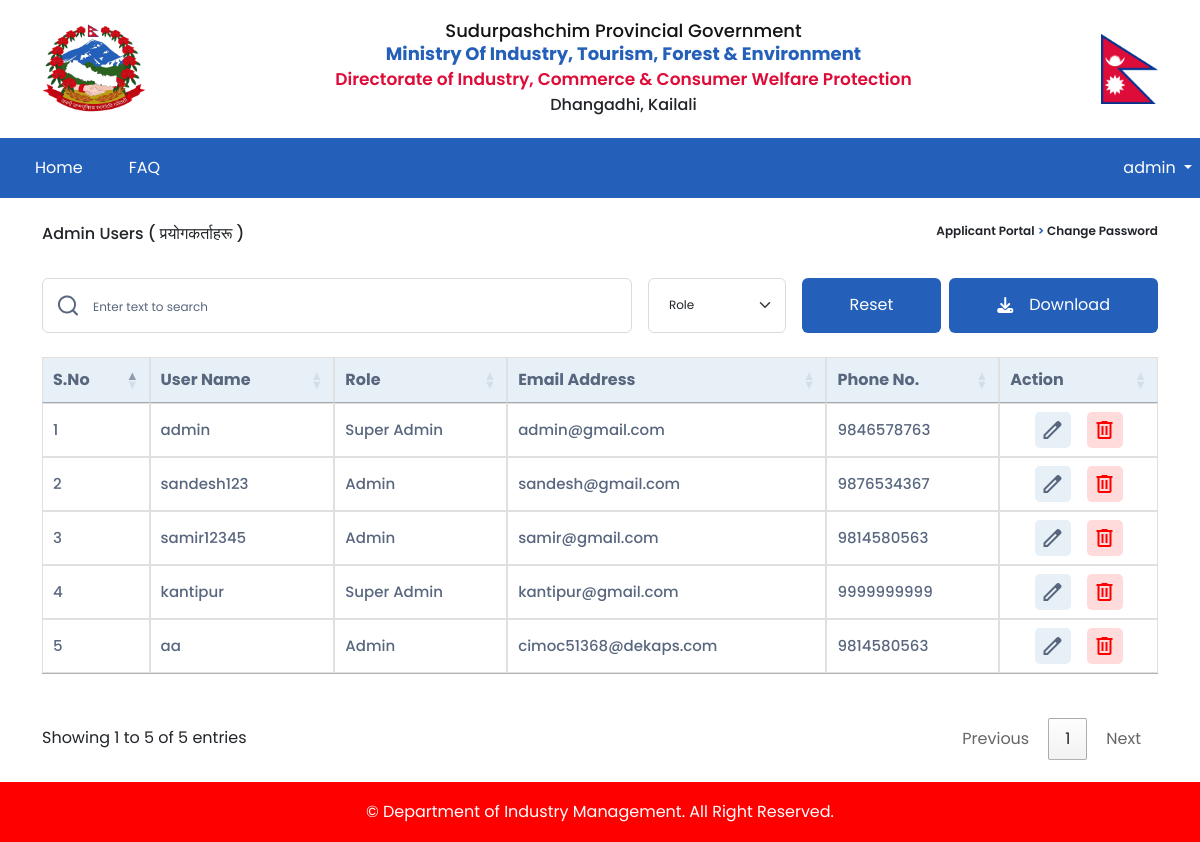
The page /user/list/ (signed in) on the database its author committed.
### accounts/models.py (models this page shows)
class CustomUser(AbstractUser):
    email = models.EmailField(unique=True)
    username = models.CharField(max_length=100, unique=True)
    fullname = models.CharField(max_length=100)
    phone_no = models.CharField(max_length=15)
    SA = 1
    A = 2
    ROLE_CHOICES = (
        (SA, 'Super Admin'),
        (A,'Admin'),
    )
    role = models.PositiveSmallIntegerField(choices=ROLE_CHOICES, blank=True, null=True)
    USERNAME_FIELD = 'email'
    REQUIRED_FIELDS = ['username']
    def getRoleName(self):
        if self.role==1:
            return 'Super Admin'
        elif self.role==2:
            return 'Admin'
        else:
            return 'None'

### fdip/decorators.py (the view)
    def wrap(request, *args, **kwargs):
        if request.user.is_authenticated and request.user.role == 1:
            return view_func(request, *args, **kwargs)
        else:
            return redirect('home')

### accounts/views.py (called while the page is built)
@superadmin_required
def view_users(request):
    data = {
        'users' : CustomUser.objects.all(),
    }
    return render(request, 'account/viewadminuser.html', data)

### templates/account/viewadminuser.html (shortened to what this page needs)
{% extends "layout/base.html" %}
{% load static %}
{% block container %}
    <div class="container main-sec">
        <div class="cng-pw-title d-flex justify-content-between mt-4">
            <p>Admin Users<span>
                ( प्रयोगकर्ताहरू )</span>
            </p>
            <div class="kit-text-navigation">
                <p>Applicant Portal
                    <span> > </span> Change Password
                </p>
            </div>
        </div>
        <div class="table-top-bar d-flex ">
            <div class="kit-input-icon" style="width:600px">
                <img src="{% static '/image/search.png' %}" alt="">
                <input type="text" class="form-control kit-form-control kit-form-location"  placeholder="Enter text to search"
                    id="usersearch">
            </div>
            <div class="kit-input-icon industry-search">
                <select class="form-select kit-form-control" aria-label="Default select example" id="role">
                    <option value="all" selected disabled>Role</option>
                </select>
            </div>
            <div class="kit-input-icon ">
                <button class="kit-form-button m-0 me-2 px-5" id="userreset">Reset</button>
                <div class="dropdown">
                    <button class="kit-form-button m-0 px-5" type="button" data-bs-toggle="dropdown" aria-expanded="false" style="display: flex;
                    justify-content: center;
                    align-items: center;">
                        <i class="fa-solid fa-download me-3"></i> Download
                    </button>
                </div>
            </div>
        </div>
        <div class="row mbl-tbl mb-4">
            <table class="report-view-table" id="userTable">
                <thead>
                <tr>
                    <th>S.no</th>
                    <th>User name</th>
                    <th>Role</th>
                    <th>Email address</th>
                    <th>Phone no.</th>
                    <th>Action</th>
                </tr>
                </thead>
                <tbody>
                {% for i in users %}
                <tr>
                    <td>{{forloop.counter}}</td>
                    <td>{{i.username}}</td>
                    <td>{{i.getRoleName}}</td>
                    <td>{{i.email}}</td>
                    <td>{{i.phone_no}}</td>
                    <td>
                        <div class="d-flex kit-action-com">
                            <div class="action-btn-pen">
                                <a href="{% url 'user-create' id=i.id %}" class="kit-card-link">
                                    <button>
                                        <span class="material-symbols-outlined">
                                            </span>
                                    </button>
                                </a>
                            </div>
                            <div class="action-btn-dlt">
                                <a href="{% url 'user-delete' user_id=i.id %}" onclick="return confirmDelete()" class="kit-card-link">
                                    <button>
                                        <span class="material-symbols-outlined">
                                            </span>
                                    </button>
                                </a>
                            </div>
                        </div>
                    </td>
                </tr>
                {% endfor %}
                </tbody>
            </table>
        </div>
    </div>
{% endblock %}
{% block customjs %}
<link rel="stylesheet" href="https://cdn.datatables.net/1.13.4/css/jquery.dataTables.css" /><script src="https://cdn.datatables.net/1.13.4/js/jquery.dataTables.js"></script>
{% endblock %}

### templates/layout/base.html (shortened to what this page needs)
{% load static %}
<!doctype html>
<html lang="en">
  <head>
    <link rel="stylesheet" href="https://cdnjs.cloudflare.com/ajax/libs/font-awesome/6.4.0/css/all.min.css"
 />
    <link href="https://cdn.jsdelivr.net/npm/bootstrap@5.3.0-alpha3/dist/css/bootstrap.min.css" rel="stylesheet">
    <link rel="stylesheet" href="{% static '/style/style.css' %}">
</head>
  <body>
    <header>
      <div class="container">
          <div class="row">
              <div class="mainheader-top">
                  <img class="GON-logo" src="{% static '/image/nepal-govt.png' %}" alt="">
                  <div class="mainheader-top-text">
                      <h3>Sudurpashchim Provincial Government</h3>
                      <h3><span>Ministry of Industry, Tourism, Forest & Environment</span></h3>
                      <h4>Directorate of Industry, Commerce & Consumer Welfare Protection</h4>
                      <p>Dhangadhi, Kailali</p>
                  </div>
                  <img class="flag" src="{% static '/image/Flag_of_Nepal.svg.png' %}" alt="">
              </div>
          </div>
      </div>
      <div class="" style="background-color: #2460B9">
        <nav class="navbar navbar-expand-lg navbar-dark mainheader-nav m-auto" style="max-width:1320px">
            <div class="container-fluid">
                <div class="collapse navbar-collapse" id="navbarSupportedContent">
                    <ul class="navbar-nav me-auto main-ul mb-2 mb-lg-0">
                        <li class="nav-item active">
                            <a class="nav-link" aria-current="page" href="{% url 'home' %}">Home</a>
                        </li>
                        <li class="nav-item">
                            <a class="nav-link" aria-current="page" href="{% url 'faq-display' %}">FAQ</a>
                        </li>
                    </ul>
                </div>
            </div>
            {% if user.is_authenticated %}
            <div class="dropdown me-2">
                <p class=" dropdown-toggle m-0 text-white" type="button" data-bs-toggle="dropdown"
                    aria-expanded="false">
                    {{request.user.username}}
                </p>
                {% endif %}
            </div>
        </nav>
    </div>
    </header>
    {% block container %}
    {% endblock %}
    <footer>
        <p>© Department of Industry Management. All Right Reserved.</p>
    </footer>
    {% block customjs %}
    {% endblock %}
</body>
</html>

### static/style/style.css (style rules this page uses)
body { font-family: Poppins; }
.kit-card-link { text-decoration: none; color: #000000; }
.kit-text-navigation { font-weight: 600; font-size: 12px; line-height: 18px; }
.kit-text-navigation span { color: #2460B9; }
.kit-form-control { height: 55px; border: 1px solid #DBDBDB; border-radius: 6px; padding: 0 40px 0 20px; }
.kit-form-control::placeholder { color: #58667E; font-size: 12px; }
.kit-input-icon { display: flex; align-items: center; }
.kit-input-icon img { position: absolute; margin: 0 0 0 15px; }
.kit-form-location { padding: 0 50px; }
.kit-form-button { width: 100%; height: 55px; margin-top: 29px; border-radius: 6px; background: #2460B9; color: #ffffff; border: none; transition: 0.1s all ease-in-out; }
a { text-decoration: none; }
.mainheader-top { display: flex; justify-content: space-between; margin: 1rem 0; align-items: center; }
.mainheader-top .GON-logo { width: 104px; height: max-content; }
.mainheader-top .flag { width: 57px; height: max-content; }
.mainheader-top-text { text-align: center; }
.mainheader-top-text h4 { color: #dd0c39; font-size: clamp(14px, 3vw, 17px); font-weight: 600; line-height: 25.5px; margin-bottom: 0px; }
.mainheader-top-text h3 { font-family: Poppins; font-size: clamp(16px, 3vw, 18px); font-weight: 500; line-height: 19px; letter-spacing: 0em; text-align: center; color: #131313; text-transform: capitalize; margin-bottom: 4px; }
.mainheader-top-text h3 span { font-weight: 700; color: #2460b9; margin-bottom: 4px; }
.mainheader-top-text p { font-family: Poppins; font-size: 16px; font-weight: 500; text-transform: capitalize; margin: 0; }
.mainheader-nav { position: relative; padding: 0; margin: 0; display: flex; justify-content: space-between; align-items: center; height: 60px; }
.navbar>.container-fluid { max-width: max-content; margin: 0; height: 100%; }
.navbar>.container-fluid>.navbar-collapse { height: 100%; }
.navbar>.container-fluid ul { height: 100%; display: flex; align-items: center; }
.navbar>.container-fluid ul .nav-item { height: 100%; display: flex; align-items: center; padding: 0 15px; }
.main-sec { min-height: 70vh; }
.cng-pw-title { font-weight: 500; font-family: poppins; }
.table-sec table, th, td { border: 1px solid rgb(224, 224, 224); border-collapse: collapse; padding: .7em; }
.kit-action-com { justify-content: center; gap: 1rem; }
.kit-action-com .action-btn-pen button { background-color: #E7F0F7; color: #58667E; border-radius: 5px; font-size: 1.25rem; border: transparent; aspect-ratio: 1/1; display: flex; justify-content: center; align-items: center; }
.kit-action-com .action-btn-dlt button { background-color: #FFDBDB; border: transparent; border-radius: 5px; color: red; font-size: 1.25rem; aspect-ratio: 1/1; display: flex; justify-content: center; align-items: center; }
.report-view-table th { background-color: #E7F0F7; text-align: center; color: #58667E; text-transform: capitalize; font-family: Poppins; font-weight: 600; }
.report-view-table td { color: #58667E; }
.table-top-bar { justify-content: space-between; gap: 1rem; margin-top: 1rem; margin-bottom: 1.5rem; }
.table-top-bar .kit-input-icon { flex-grow: 1; }
footer { height: 60px; display: flex; justify-content: center; align-items: center; background-color: red; text-align: center; color: white; font-size: 1rem; padding: 10px; }
footer p { display: grid; height: 100%; align-items: center; text-align: center; margin-bottom: 0; }
#userTable, #userTable_length, #userTable_filter { margin-bottom: 40px; }
.industry-search .form-select { font-size: 12px; }
.nav-link { color: rgba(255,255,255,1)!important; }
.report-view-table tbody tr { line-height: 2; }
.report-view-table tbody tr td { line-height: 2; font-weight: 500; font-size: 15px; }

### rows shown on the page
CustomUser: user.username "admin", username "admin", getRoleName "Super Admin", email "admin@gmail.com", phone_no "9846578763"
CustomUser: username "sandesh123", getRoleName "Admin", email "sandesh@gmail.com", phone_no "9876534367"
CustomUser: username "samir12345", getRoleName "Admin", email "samir@gmail.com", phone_no "9814580563"
CustomUser: username "kantipur", getRoleName "Super Admin", email "kantipur@gmail.com", phone_no "9999999999"
CustomUser: username "aa", getRoleName "Admin", email "cimoc51368@dekaps.com", phone_no "9814580563"
